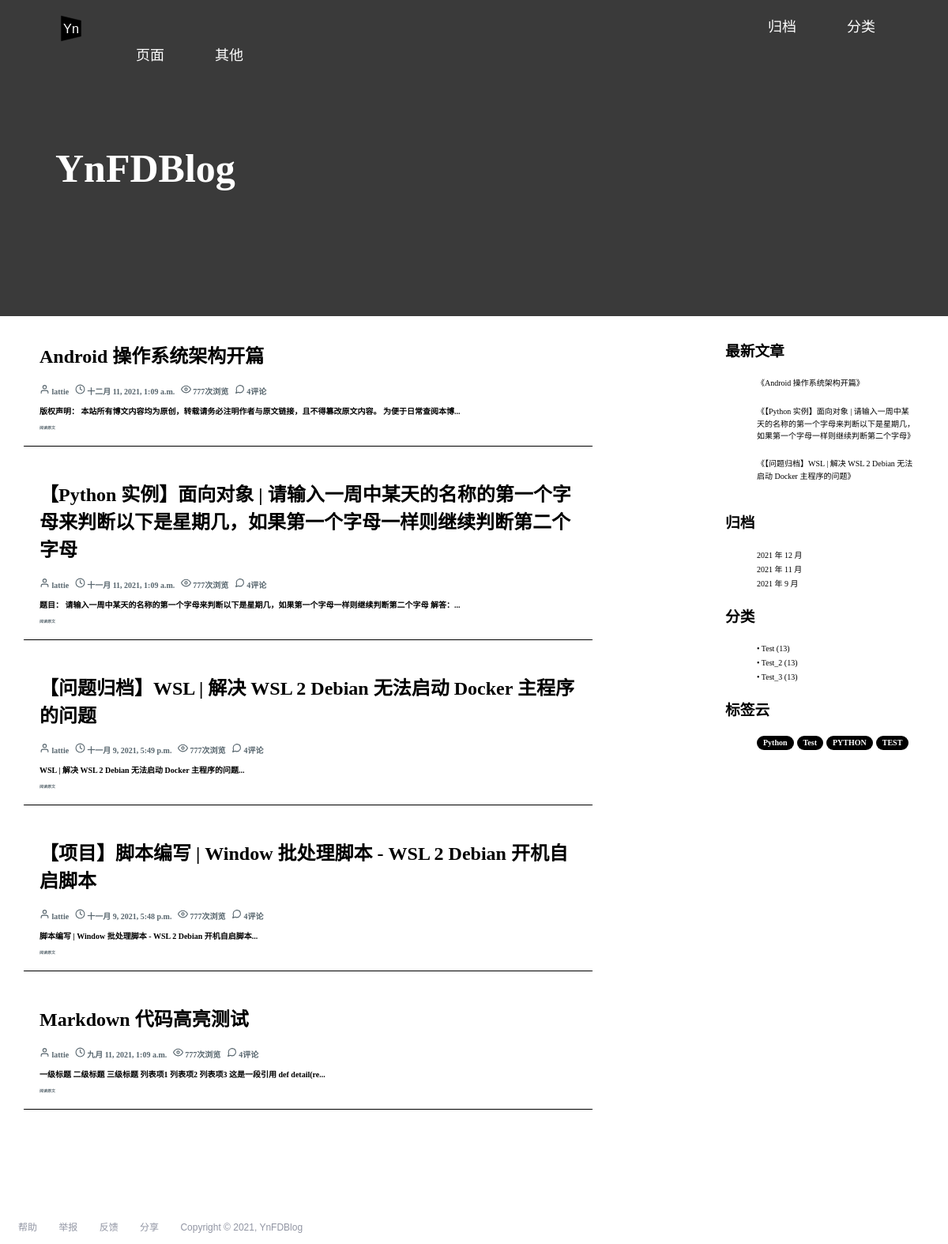
The page /categories/3/ on the database its author committed.
### blog_main/models.py (models this page shows, shortened)
class Post(models.Model):
    STATUS_CHOICES = (
        ('d', '草稿'),
        ('p', '发表'),
    )
    def get_absolute_url(self):
        return reverse('blog_main:post_detail', kwargs={'pk': self.pk})
    status = models.CharField(verbose_name='状态', max_length=1, choices=STATUS_CHOICES, default='p')
    title = models.CharField(verbose_name='标题', max_length=70)
    body = models.TextField(verbose_name='正文', blank=True, null=True)
    created_time = models.DateTimeField(verbose_name='创建时间', default=timezone.now)
    modified_time = models.DateTimeField(verbose_name='修改时间', default=timezone.now)
    views = models.PositiveIntegerField(verbose_name='文章浏览量', default=0)
    excerpt = models.CharField(verbose_name='文章摘要', max_length=200, blank=True)
    category = models.ForeignKey(Category, verbose_name='文章分类', on_delete=models.CASCADE)
    tags = models.ManyToManyField(Tag, verbose_name='文章标签', blank=True)
    author = models.ForeignKey(User, verbose_name='文章作者', on_delete=models.CASCADE)

class Category(models.Model):
    name = models.CharField(max_length=100)
    class Mate:
        verbose_name = '分类'
        verbose_name_plural = verbose_name

class Tag(models.Model):
    name = models.CharField(max_length=100)
    class Mate:
        verbose_name = '标签'
        verbose_name_plural = verbose_name

### blog_main/views.py (the view)
# urls.py: path('categories/<int:pk>/', views.category, name='category'),           # 分类页
def category(request, pk):
    cate = get_object_or_404(Category, pk=pk)
    post_list = Post.objects.filter(category=cate).order_by('-created_time')
    return render(request, 'blog/main/index.html', context={
        'post_list': post_list
    })

### blog_main/templatetags/blog_extras.py (called while the page is built)
@register.inclusion_tag('blog/extra/_recent_posts.html', takes_context=True)
def show_recent_posts(context, num=5):
    return {
        'recent_post_list': Post.objects.all().order_by('-created_time')[:num],
    }

@register.inclusion_tag('blog/extra/_archives.html', takes_context=True)
def show_archives(context):
    return {
        'date_list': Post.objects.dates('created_time', 'month', order='DESC'),
    }

@register.inclusion_tag('blog/extra/_categories.html', takes_context=True)
def show_categories(context):
    return {
        'category_list': Category.objects.all(),
    }

@register.inclusion_tag('blog/extra/_tags.html', takes_context=True)
def show_tags(context):
    return {
        'tag_list': Tag.objects.all(),
    }

### templates/blog/main/index.html (shortened to what this page needs)
{% extends 'base.html' %}
{% load static %}
{% block custom_css %}
    <link rel="stylesheet" type="text/css" href="{% static 'css/index/post.css' %}">
{% endblock %}
{% block post_list %}
    <div class="post">
        {% for post in post_list %}
            <article class="post_1_{{ post.pk }}">
                <h1 class="post_title">
                    <a href="{{ post.get_absolute_url }}">{{ post.title }}</a>
                </h1>
                <div class="post_info">
            <a class="post_author" href="#">
                <span>
                    <svg xmlns="http://www.w3.org/2000/svg" width="13px" height="13px" viewBox="0 0 24 24" fill="none"
                         stroke="currentColor" stroke-width="2" stroke-linecap="round" stroke-linejoin="round"
                         class="feather feather-user">
                    <path d="M20 21v-2a4 4 0 0 0-4-4H8a4 4 0 0 0-4 4v2"></path>
                    <circle cx="12" cy="7" r="4"></circle>
                    </svg>
                </span>
                <span>
                 {{ post.author }}
                </span>
            </a>
            <a class="post_cdate" href="#">
                <span>
                <svg xmlns="http://www.w3.org/2000/svg" width="13px" height="13px" viewBox="0 0 24 24" fill="none"
                     stroke="currentColor" stroke-width="2" stroke-linecap="round" stroke-linejoin="round"
                     class="feather feather-clock">
                    <circle cx="12" cy="12" r="10"></circle>
                    <polyline points="12 6 12 12 16 14"></polyline>
                </svg>
                </span>
                <time
                        datetime="{{ post.created_time }}">{{ post.created_time }}
                </time>
            </a>
            <a class="views_num" href="#">
                <span>
                    <svg xmlns="http://www.w3.org/2000/svg" width="13px" height="13px" viewBox="0 0 24 24" fill="none"
                         stroke="currentColor" stroke-width="2" stroke-linecap="round" stroke-linejoin="round"
                         class="feather feather-eye"><path d="M1 12s4-8 11-8 11 8 11 8-4 8-11 8-11-8-11-8z"></path><circle
                            cx="12" cy="12" r="3"></circle></svg>
                </span>
                <span>
                    777次浏览
                </span>
            </a>
            <a class="post_comments_num" href="#">
                <span>
                </span>
                <span>
                    4评论
                </span>
            </a>
        </div>
                <div class="post_summary">
                    <p>{{ post.excerpt }}...</p>
                    <div class="continue_read">
                        <a href="{{ post.get_absolute_url }}">阅读原文</a>
                    </div>
                </div>
            </article>
            {% empty %}
            <div class="no-post">
                暂时还没有发布的文章！
            </div>
        {% endfor %}
        <div class="post_list_end">
        </div>
    </div>
{% endblock %}
{% block page_title %}
    <h1 class="page_title">
        YnFDBlog
    </h1>
{% endblock %}

### templates/blog/extra/_recent_posts.html (shortened to what this page needs)
<!DOCTYPE html>
<html lang="en">
<head>
</head>
<body>
    <div class="widget widget-recent-posts">
        <h3 class="widget-title">最新文章</h3>
        <ul>
            {% for post in recent_post_list %}
                <li>
                    <a href="{{ post.get_absolute_url }}">《{{ post.title }}》</a>
                </li>
                <br>
                {% empty %}
                暂无文章！
                {% endfor %}
        </ul>
    </div>
</body>
</html>

### templates/blog/extra/_categories.html (shortened to what this page needs)
<!DOCTYPE html>
<html lang="en">
<head>
</head>
<body>
    <div class="widget widget-category">
      <h3 class="widget-title">分类</h3>
      <ul>
        {% for category in category_list %}
          <li>
            <a href="{% url 'blog_main:category' category.pk %}">
                • {{ category.name }}
                <span class="post-count">
                    (13)
                </span>
            </a>
          </li>
        {% empty %}
          暂无分类！
        {% endfor %}
      </ul>
    </div>
</body>
</html>

### templates/blog/extra/_tags.html (shortened to what this page needs)
<!DOCTYPE html>
<html lang="en">
<head>
</head>
<body>
    <div class="widget-tag-cloud">
      <h3 class="widget-title">标签云</h3>
      <ul>
        {% for tag in tag_list %}
          <li>
             <a href="{% url 'blog_main:tag' tag.pk %}">{{ tag.name }}</a>
          </li>
        {% empty %}
          暂无标签！
        {% endfor %}
      </ul>
    </div>
</body>
</html>

### blog_main/static/css/top_bar.css (style rules this page uses)
* { list-style: none; }

### blog_main/static/css/side_bar.css (style rules this page uses)
.side_bar a { font-size: 10px; text-decoration: none; color: black; }
.side_bar div { margin-top: 0; }
.widget-tag-cloud li { display: inline-block; min-width: 10px; padding: 4px 8px; line-height: 1; color: #fff; background-color: #000; border-radius: 10px; }
.widget-tag-cloud a { font-weight: bold; color: white; }

### blog_main/static/css/index/post.css (style rules this page uses)
.post { width: 60%; margin: 0 auto; position: absolute; top: 360px; left: 30px; z-index: 0; }
.post article { background: white; padding: 1px 15px 20px 20px; margin-bottom: 20px; position: relative; top: 50px; border-bottom: black 1px solid; }
.post_title a { color: black; text-decoration: none; }
.post_list_end { width: 50%; height: 200px; margin: 0 auto; }
.post_info a { color: #58666e; text-decoration: none; font-size: 10px; font-weight: bold; padding-right: 5px; }
.post_info svg { color: #58666e; }
.post_summary p { font-size: 10px; font-weight: bold; }
.continue_read a { font-family: serif; color: #58666e; text-decoration: none; font-size: 5px; font-weight: bold; }
.page_title { width: 60%; position: absolute; left: 70px; top: 150px; color: white; font-size: 50px; }

### rows shown on the page
Post: title "Android 操作系统架构开篇", author "lattie", created_time "十二月 11, 2021, 1:09 a.m.", excerpt "版权声明： 本站所有博文内容均为原创，转载请务必注明作者与原文链接，且不得篡改原文内容。 为便于日常查阅本博"
Post: title "【Python 实例】面向对象 | 请输入一周中某天的名称的第一个字母来判断以下是星期几，如果第一个字母一样则继续判断第二个字母", author "lattie", created_time "十一月 11, 2021, 1:09 a.m.", excerpt "题目： 请输入一周中某天的名称的第一个字母来判断以下是星期几，如果第一个字母一样则继续判断第二个字母 解答："
Post: title "【问题归档】WSL | 解决 WSL 2 Debian 无法启动 Docker 主程序的问题", author "lattie", created_time "十一月 9, 2021, 5:49 p.m.", excerpt "WSL | 解决 WSL 2 Debian 无法启动 Docker 主程序的问题"
Post: title "【项目】脚本编写 | Window 批处理脚本 - WSL 2 Debian 开机自启脚本", author "lattie", created_time "十一月 9, 2021, 5:48 p.m.", excerpt "脚本编写 | Window 批处理脚本 - WSL 2 Debian 开机自启脚本"
Post: title "Markdown 代码高亮测试", author "lattie", created_time "九月 11, 2021, 1:09 a.m.", excerpt "一级标题 二级标题 三级标题 列表项1 列表项2 列表项3 这是一段引用 def detail(re"
Category: name "Test"
Category: name "Test_2"
Category: name "Test_3"
Tag: name "Python"
Tag: name "Test"
Tag: name "PYTHON"
Tag: name "TEST"

### other values the page prints
{{ date.year }} "2021" "2021" "2021"
{{ date.month }} "12" "11" "9"
